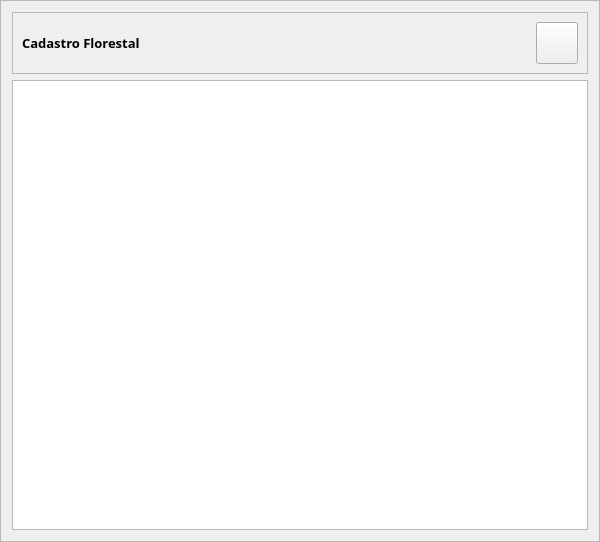
                         <widget class="QFrame" name="frame_53">
                          <property name="sizePolicy">
                           <sizepolicy hsizetype="Expanding" vsizetype="Preferred">
                            <horstretch>0</horstretch>
                            <verstretch>0</verstretch>
                           </sizepolicy>
                          </property>
                          <property name="minimumSize">
                           <size>
                            <width>600</width>
                            <height>0</height>
                           </size>
                          </property>
                          <property name="frameShape">
                           <enum>QFrame::StyledPanel</enum>
                          </property>
                          <property name="frameShadow">
                           <enum>QFrame::Raised</enum>
                          </property>
                          <layout class="QVBoxLayout" name="verticalLayout_10">
                           <item>
                            <widget class="QFrame" name="frame_54">
                             <property name="frameShape">
                              <enum>QFrame::StyledPanel</enum>
                             </property>
                             <property name="frameShadow">
                              <enum>QFrame::Raised</enum>
                             </property>
                             <layout class="QHBoxLayout" name="horizontalLayout_11">
                              <item>
                               <widget class="QLabel" name="label_107">
                                <property name="font">
                                 <font>
                                  <family>Poppins SemiBold</family>
                                  <pointsize>10</pointsize>
                                  <weight>75</weight>
                                  <bold>true</bold>
                                 </font>
                                </property>
                                <property name="text">
                                 <string>Cadastro Florestal</string>
                                </property>
                               </widget>
                              </item>
                              <item>
                               <spacer name="horizontalSpacer_6">
                                <property name="orientation">
                                 <enum>Qt::Horizontal</enum>
                                </property>
                                <property name="sizeHint" stdset="0">
                                 <size>
                                  <width>40</width>
                                  <height>20</height>
                                 </size>
                                </property>
                               </spacer>
                              </item>
                              <item>
                               <widget class="QPushButton" name="button_open_6">
                                <property name="minimumSize">
                                 <size>
                                  <width>42</width>
                                  <height>42</height>
                                 </size>
                                </property>
                                <property name="text">
                                 <string/>
                                </property>
                               </widget>
                              </item>
                             </layout>
                            </widget>
                           </item>
                           <item>
                            <widget class="QTableWidget" name="tab_7">
                             <property name="minimumSize">
                              <size>
                               <width>0</width>
                               <height>450</height>
                              </size>
                             </property>
                             <property name="font">
                              <font>
                               <family>Poppins SemiBold</family>
                               <pointsize>8</pointsize>
                               <weight>75</weight>
                               <bold>true</bold>
                              </font>
                             </property>
                             <property name="frameShadow">
                              <enum>QFrame::Plain</enum>
                             </property>
                             <property name="lineWidth">
                              <number>10</number>
                             </property>
                             <property name="sortingEnabled">
                              <bool>true</bool>
                             </property>
                             <attribute name="horizontalHeaderDefaultSectionSize">
                              <number>150</number>
                             </attribute>
                             <attribute name="horizontalHeaderMinimumSectionSize">
                              <number>50</number>
                             </attribute>
                             <attribute name="verticalHeaderVisible">
                              <bool>false</bool>
                             </attribute>
                             <attribute name="verticalHeaderDefaultSectionSize">
                              <number>80</number>
                             </attribute>
                             <attribute name="verticalHeaderMinimumSectionSize">
                              <number>40</number>
                             </attribute>
                            </widget>
                           </item>
                          </layout>
                         </widget>
